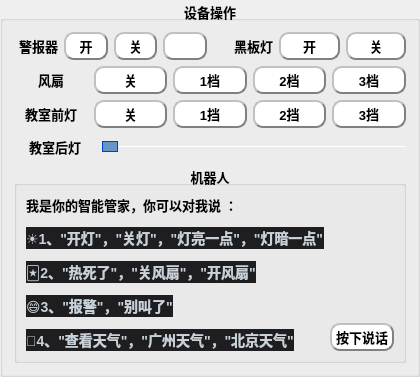
      <widget class="QGroupBox" name="groupBox_3">
       <property name="font">
        <font>
         <pointsize>10</pointsize>
         <weight>75</weight>
         <bold>true</bold>
        </font>
       </property>
       <property name="title">
        <string>设备操作</string>
       </property>
       <property name="alignment">
        <set>Qt::AlignCenter</set>
       </property>
       <layout class="QGridLayout" name="gridLayout">
        <item row="5" column="0" colspan="2">
         <widget class="QGroupBox" name="groupBox_5">
          <property name="font">
           <font>
            <pointsize>10</pointsize>
            <weight>75</weight>
            <bold>true</bold>
           </font>
          </property>
          <property name="title">
           <string>机器人</string>
          </property>
          <property name="alignment">
           <set>Qt::AlignCenter</set>
          </property>
          <layout class="QGridLayout" name="gridLayout_3">
           <item row="0" column="1">
            <layout class="QVBoxLayout" name="verticalLayout_3">
             <item>
              <widget class="QLabel" name="label_robot">
               <property name="text">
                <string/>
               </property>
              </widget>
             </item>
             <item>
              <widget class="QPushButton" name="pushButton_robot">
               <property name="font">
                <font>
                 <pointsize>10</pointsize>
                 <weight>75</weight>
                 <bold>true</bold>
                </font>
               </property>
               <property name="styleSheet">
                <string notr="true">	background-color: rgb(255, 255, 255);
	border:2px groove gray;
	border-radius:10px;
	padding:2px 4px;
	border-style: outset;
	color: rgb(0, 0, 0);</string>
               </property>
               <property name="text">
                <string>按下说话</string>
               </property>
              </widget>
             </item>
            </layout>
           </item>
           <item row="0" column="0">
            <widget class="QLabel" name="label_17">
             <property name="text">
              <string>&lt;html&gt;&lt;head/&gt;&lt;body&gt;&lt;p&gt;我是你的智能管家，你可以对我说&lt;img src=&quot;file:///C:\WINDOWS\TEMP\SGPicFaceTpBq\18612\30BF5F8B.png&quot;/&gt; ：&lt;/p&gt;&lt;p&gt;&lt;span style=&quot; font-family:'-apple-system','BlinkMacSystemFont','Segoe UI','Noto Sans','Helvetica','Arial','sans-serif','Apple Color Emoji','Segoe UI Emoji'; font-size:14px; color:#c9d1d9; background-color:#1e1e20;&quot;&gt;☀️1、&amp;quot;开灯&amp;quot;，&amp;quot;关灯&amp;quot;，&amp;quot;灯亮一点&amp;quot;，&amp;quot;灯暗一点&amp;quot;&lt;/span&gt;&lt;/p&gt;&lt;p&gt;&lt;span style=&quot; font-family:'-apple-system','BlinkMacSystemFont','Segoe UI','Noto Sans','Helvetica','Arial','sans-serif','Apple Color Emoji','Segoe UI Emoji'; font-size:14px; color:#c9d1d9; background-color:#1e1e20;&quot;&gt;🃏2、&amp;quot;热死了&amp;quot;，&amp;quot;关风扇&amp;quot;，&amp;quot;开风扇&amp;quot;&lt;/span&gt;&lt;/p&gt;&lt;p&gt;&lt;span style=&quot; font-family:'-apple-system','BlinkMacSystemFont','Segoe UI','Noto Sans','Helvetica','Arial','sans-serif','Apple Color Emoji','Segoe UI Emoji'; font-size:14px; color:#c9d1d9; background-color:#1e1e20;&quot;&gt;😄3、&amp;quot;报警&amp;quot;，&amp;quot;别叫了&amp;quot;&lt;/span&gt;&lt;/p&gt;&lt;p&gt;&lt;span style=&quot; font-family:'-apple-system','BlinkMacSystemFont','Segoe UI','Noto Sans','Helvetica','Arial','sans-serif','Apple Color Emoji','Segoe UI Emoji'; font-size:14px; color:#c9d1d9; background-color:#1e1e20;&quot;&gt;🐼4、&amp;quot;查看天气&amp;quot;，&amp;quot;广州天气&amp;quot;，&amp;quot;北京天气&amp;quot;&lt;/span&gt;&lt;/p&gt;&lt;/body&gt;&lt;/html&gt;</string>
             </property>
            </widget>
           </item>
          </layout>
         </widget>
        </item>
        <item row="1" column="0">
         <layout class="QHBoxLayout" name="horizontalLayout_6">
          <item>
           <widget class="QLabel" name="label_5">
            <property name="font">
             <font>
              <pointsize>10</pointsize>
              <weight>75</weight>
              <bold>true</bold>
             </font>
            </property>
            <property name="text">
             <string>警报器</string>
            </property>
            <property name="alignment">
             <set>Qt::AlignRight|Qt::AlignTrailing|Qt::AlignVCenter</set>
            </property>
           </widget>
          </item>
          <item>
           <widget class="QPushButton" name="pushButton_ON">
            <property name="font">
             <font>
              <pointsize>10</pointsize>
              <weight>75</weight>
              <bold>true</bold>
             </font>
            </property>
            <property name="styleSheet">
             <string notr="true">	background-color: rgb(255, 255, 255);
	border:2px groove gray;
	border-radius:10px;
	padding:2px 4px;
	border-style: outset;
	color: rgb(0, 0, 0);</string>
            </property>
            <property name="text">
             <string>开</string>
            </property>
           </widget>
          </item>
          <item>
           <widget class="QPushButton" name="pushButton_OFF">
            <property name="font">
             <font>
              <pointsize>10</pointsize>
              <weight>75</weight>
              <bold>true</bold>
             </font>
            </property>
            <property name="styleSheet">
             <string notr="true">	background-color: rgb(255, 255, 255);
	border:2px groove gray;
	border-radius:10px;
	padding:2px 4px;
	border-style: outset;
	color: rgb(0, 0, 0);</string>
            </property>
            <property name="text">
             <string>关</string>
            </property>
           </widget>
          </item>
          <item>
           <widget class="SwitchButton" name="widget_beep_switch" native="true">
            <property name="styleSheet">
             <string>	background-color: rgb(255, 255, 255);
	border:2px groove gray;
	border-radius:10px;
	padding:2px 4px;
	border-style: outset;
	color: rgb(0, 0, 0);</string>
            </property>
           </widget>
          </item>
         </layout>
        </item>
        <item row="3" column="0" colspan="2">
         <layout class="QHBoxLayout" name="horizontalLayout_12">
          <item>
           <widget class="QLabel" name="label_10">
            <property name="font">
             <font>
              <pointsize>10</pointsize>
              <weight>75</weight>
              <bold>true</bold>
             </font>
            </property>
            <property name="text">
             <string>教室前灯</string>
            </property>
            <property name="alignment">
             <set>Qt::AlignCenter</set>
            </property>
           </widget>
          </item>
          <item>
           <widget class="QPushButton" name="pushButton_LED2_close">
            <property name="font">
             <font>
              <pointsize>10</pointsize>
              <weight>75</weight>
              <bold>true</bold>
             </font>
            </property>
            <property name="styleSheet">
             <string notr="true">	background-color: rgb(255, 255, 255);
	border:2px groove gray;
	border-radius:10px;
	padding:2px 4px;
	border-style: outset;
	color: rgb(0, 0, 0);</string>
            </property>
            <property name="text">
             <string>关</string>
            </property>
           </widget>
          </item>
          <item>
           <widget class="QPushButton" name="pushButton_LED2_1">
            <property name="font">
             <font>
              <pointsize>10</pointsize>
              <weight>75</weight>
              <bold>true</bold>
             </font>
            </property>
            <property name="styleSheet">
             <string notr="true">	background-color: rgb(255, 255, 255);
	border:2px groove gray;
	border-radius:10px;
	padding:2px 4px;
	border-style: outset;
	color: rgb(0, 0, 0);</string>
            </property>
            <property name="text">
             <string>1挡</string>
            </property>
           </widget>
          </item>
          <item>
           <widget class="QPushButton" name="pushButton_LED2_2">
            <property name="font">
             <font>
              <pointsize>10</pointsize>
              <weight>75</weight>
              <bold>true</bold>
             </font>
            </property>
            <property name="styleSheet">
             <string notr="true">	background-color: rgb(255, 255, 255);
	border:2px groove gray;
	border-radius:10px;
	padding:2px 4px;
	border-style: outset;
	color: rgb(0, 0, 0);</string>
            </property>
            <property name="text">
             <string>2挡</string>
            </property>
           </widget>
          </item>
          <item>
           <widget class="QPushButton" name="pushButton_LDE2_3">
            <property name="font">
             <font>
              <pointsize>10</pointsize>
              <weight>75</weight>
              <bold>true</bold>
             </font>
            </property>
            <property name="styleSheet">
             <string notr="true">	background-color: rgb(255, 255, 255);
	border:2px groove gray;
	border-radius:10px;
	padding:2px 4px;
	border-style: outset;
	color: rgb(0, 0, 0);</string>
            </property>
            <property name="text">
             <string>3挡</string>
            </property>
           </widget>
          </item>
         </layout>
        </item>
        <item row="1" column="1">
         <layout class="QHBoxLayout" name="horizontalLayout_7">
          <item>
           <widget class="QLabel" name="label_6">
            <property name="font">
             <font>
              <pointsize>10</pointsize>
              <weight>75</weight>
              <bold>true</bold>
             </font>
            </property>
            <property name="text">
             <string>黑板灯</string>
            </property>
            <property name="alignment">
             <set>Qt::AlignRight|Qt::AlignTrailing|Qt::AlignVCenter</set>
            </property>
           </widget>
          </item>
          <item>
           <widget class="QPushButton" name="pushButton_LED_ON">
            <property name="font">
             <font>
              <pointsize>10</pointsize>
              <weight>75</weight>
              <bold>true</bold>
             </font>
            </property>
            <property name="styleSheet">
             <string notr="true">	background-color: rgb(255, 255, 255);
	border:2px groove gray;
	border-radius:10px;
	padding:2px 4px;
	border-style: outset;
	color: rgb(0, 0, 0);</string>
            </property>
            <property name="text">
             <string>开</string>
            </property>
           </widget>
          </item>
          <item>
           <widget class="QPushButton" name="pushButton_LED_OFF">
            <property name="font">
             <font>
              <pointsize>10</pointsize>
              <weight>75</weight>
              <bold>true</bold>
             </font>
            </property>
            <property name="styleSheet">
             <string notr="true">	background-color: rgb(255, 255, 255);
	border:2px groove gray;
	border-radius:10px;
	padding:2px 4px;
	border-style: outset;
	color: rgb(0, 0, 0);</string>
            </property>
            <property name="text">
             <string>关</string>
            </property>
           </widget>
          </item>
         </layout>
        </item>
        <item row="2" column="0" colspan="2">
         <layout class="QHBoxLayout" name="horizontalLayout_11">
          <item>
           <widget class="QLabel" name="label_8">
            <property name="font">
             <font>
              <pointsize>10</pointsize>
              <weight>75</weight>
              <bold>true</bold>
             </font>
            </property>
            <property name="text">
             <string>风扇</string>
            </property>
            <property name="alignment">
             <set>Qt::AlignCenter</set>
            </property>
           </widget>
          </item>
          <item>
           <widget class="QPushButton" name="pushButton_FAN_Close">
            <property name="font">
             <font>
              <pointsize>10</pointsize>
              <weight>75</weight>
              <bold>true</bold>
             </font>
            </property>
            <property name="styleSheet">
             <string notr="true">	background-color: rgb(255, 255, 255);
	border:2px groove gray;
	border-radius:10px;
	padding:2px 4px;
	border-style: outset;
	color: rgb(0, 0, 0);</string>
            </property>
            <property name="text">
             <string>关</string>
            </property>
           </widget>
          </item>
          <item>
           <widget class="QPushButton" name="pushButton_FAN1">
            <property name="font">
             <font>
              <pointsize>10</pointsize>
              <weight>75</weight>
              <bold>true</bold>
             </font>
            </property>
            <property name="styleSheet">
             <string notr="true">	background-color: rgb(255, 255, 255);
	border:2px groove gray;
	border-radius:10px;
	padding:2px 4px;
	border-style: outset;
	color: rgb(0, 0, 0);</string>
            </property>
            <property name="text">
             <string>1档</string>
            </property>
           </widget>
          </item>
          <item>
           <widget class="QPushButton" name="pushButton_FAN2">
            <property name="font">
             <font>
              <pointsize>10</pointsize>
              <weight>75</weight>
              <bold>true</bold>
             </font>
            </property>
            <property name="styleSheet">
             <string notr="true">	background-color: rgb(255, 255, 255);
	border:2px groove gray;
	border-radius:10px;
	padding:2px 4px;
	border-style: outset;
	color: rgb(0, 0, 0);</string>
            </property>
            <property name="text">
             <string>2档</string>
            </property>
           </widget>
          </item>
          <item>
           <widget class="QPushButton" name="pushButton_FAN3">
            <property name="font">
             <font>
              <pointsize>10</pointsize>
              <weight>75</weight>
              <bold>true</bold>
             </font>
            </property>
            <property name="styleSheet">
             <string notr="true">	background-color: rgb(255, 255, 255);
	border:2px groove gray;
	border-radius:10px;
	padding:2px 4px;
	border-style: outset;
	color: rgb(0, 0, 0);</string>
            </property>
            <property name="text">
             <string>3档</string>
            </property>
           </widget>
          </item>
         </layout>
        </item>
        <item row="4" column="0" colspan="2">
         <layout class="QHBoxLayout" name="horizontalLayout_16">
          <item>
           <widget class="QLabel" name="label_15">
            <property name="minimumSize">
             <size>
              <width>82</width>
              <height>25</height>
             </size>
            </property>
            <property name="font">
             <font>
              <pointsize>10</pointsize>
              <weight>75</weight>
              <bold>true</bold>
             </font>
            </property>
            <property name="text">
             <string>教室后灯</string>
            </property>
            <property name="alignment">
             <set>Qt::AlignCenter</set>
            </property>
           </widget>
          </item>
          <item>
           <widget class="QSlider" name="horizontalSlider_LED3_PWM">
            <property name="styleSheet">
             <string notr="true">QSlider::groove:horizontal {
border: 0px solid #bbb;
}
QSlider::sub-page:horizontal {
background: rgb(100, 150, 200);
border-radius: 0px;
margin-top:8px;
margin-bottom:8px;
}
QSlider::add-page:horizontal {
background: rgb(255, 255, 255);
border: 0px solid #777;
border-radius: 2px;
margin-top:8px;
margin-bottom:8px;
}
QSlider::handle:horizontal {
background: rgb(100, 150, 200);
border: 1px solid rgb(0, 66, 199);
width: 14px;
height:10px;
border-radius: 7px;
margin-top:2px;
margin-bottom:2px;
}
QSlider::handle:horizontal:hover {
background: rgb(100, 150, 200);
border: 1px solid rgba(102,102,102,102);
border-radius: 7px;
}
QSlider::sub-page:horizontal:disabled {
background: #bbb;
border-color: #999;
}
QSlider::add-page:horizontal:disabled {
background: #eee;
border-color: #999;
}
QSlider::handle:horizontal:disabled {
background: #eee;
border: 1px solid #aaa;
border-radius: 4px;
}
</string>
            </property>
            <property name="maximum">
             <number>90</number>
            </property>
            <property name="orientation">
             <enum>Qt::Horizontal</enum>
            </property>
           </widget>
          </item>
         </layout>
        </item>
       </layout>
      </widget>
